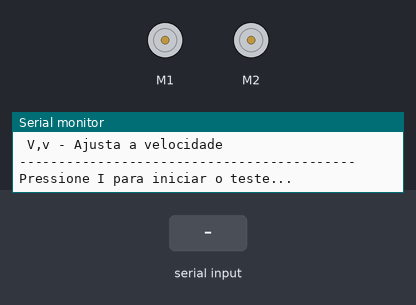
The sketch below on a simulated Arduino Uno, built with avr-gcc and run on an emulated ATmega328P. Parts: 2 × DC motor (green arrow = forward, orange = backward, longer = faster), the last lines printed to the serial monitor. The inputs (shaded band) are chosen by the test bench.

Above: at 1.5 s.
1.6 s: "i" received over Serial
At 2.3 s:
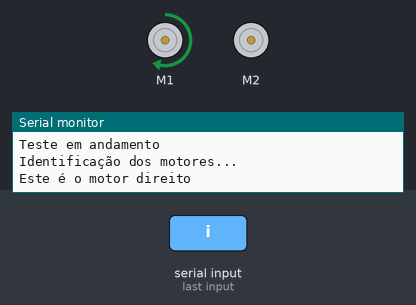
6.1 s: "s" received over Serial
At 7.63 s:
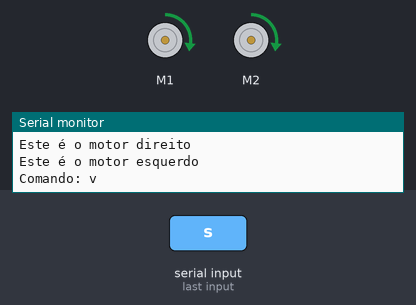
9.1 s: "i" received over Serial
At 12.7 s:
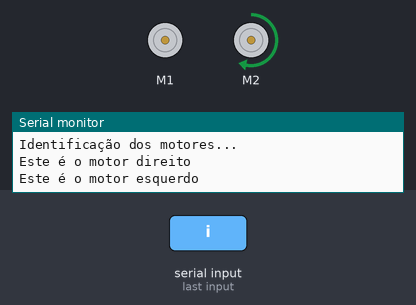
Timing chart, 0 to 16.6 s (numbered marks = the images above; inputs shaded):
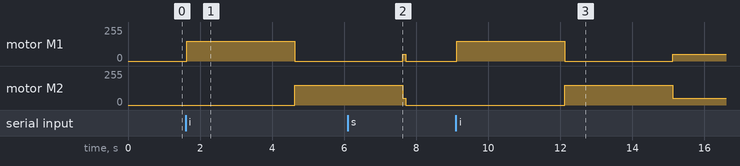

Measured:
- after the input at 1.6 s, motor M1: stopped → forward 150/255 at once, → stopped 3.0 s later; motor M2: stopped → forward 150/255 after 3.0 s
- after the input at 9.1 s, motor M1: stopped → forward 150/255 at once, → stopped 3.0 s later, → forward 50/255 3.0 s later; motor M2: stopped → forward 150/255 after 3.0 s, → forward 50/255 3.0 s later

The sketch:

SMARS_calibra_velocidade.ino
```cpp
/************************************************
Franzino Smars - Calibração velocidade
Ajusta velocidade dos motores para o SMARS andar em linha reta
Autor: Luiz C M Oliveira - 31.05.2019

Teclas:
I - Start - Inicia o teste
P - Stop - Para o teste
U - UP - Aumenta a velocidade em 1
D - DOWN - Diminiui a velocidade em 1
R - RIGHT - Seleciona Roda direita
L - LEFT - Seleciona Roda esquerda
V - velocidade - Ajusta a velocidade

Como calibrar:
 1) Identificar as rodas - Olhando de frente para o sensor ultrasonico - Esquerda (L) e Direita (D)
 2) Ligar o Arduino/Franzino no PC
 3) Carregar este programa - Ferramentas -> Porta (selecionar) Ferramentas -> Placa -> Arduino/Genuino UNO
 4) Exibir o monitor serial - Ctrl + Shift + M ou Lupa do lado superior direito da tela

 5) Iniciar o teste - teclar I - Duas rodas devem girar para frente - velocidade 50
 6) Selecionar a roda direita - teclar R
 7) Aumentar - U ou diminuir a velocidade - D - até que o carrinho ande em linha reta.
 8) Anote os valores mostrados no monitor serial - velocidade Direita e velocidade Esquerda

***************************************************************/

#include <Wire.h>
#include <AFMotor.h>  //biblioteca para controle motores - Adafruit Shield

// Seleciona porta em que os motores estão ligados M1, M2, M3 or M4. Neste caso, M1 and M2
//Adafruit_DCMotor *MotorL = AFMS.getMotor(1);//motor esquerdo M1
//Adafruit_DCMotor *MotorR = AFMS.getMotor(2);//motor direito M2

AF_DCMotor L_motor(2); // motor esquerdo M2
AF_DCMotor R_motor(1); // motor direito M1

int vd = 50; //velocidade direita
int ve = 50; //velocidade esquerda
int incr = 5;
int decr = 5;
char tecla;
int d_e = 0; //direita = 0; esquerda = 1
int teste = 0; // sem teste = 0; em teste = 1

unsigned long tempo_i = 0;
unsigned long tempo_f = 0;

String line1    ="-------------------------------------------";
String message1 =" SMARS - Franzino - Calibração velocidade";
String message2 =" Teclas:";
String message3 =" I,i - Inicia o teste";
String message4 =" S,s - Para o teste";
String message5 =" U,u - Aumenta a velocidade em 1";
String message6 =" D,d - Diminui a velocidade em 1";
String message7 =" R,r - Seleciona roda direita";
String message8 =" L,l - Seleciona roda esquerda";
String message9 =" V,v - Ajusta a velocidade";
String message10="Velocidade Direita:  ";
String message11="Velocidade Esquerda: ";
String message12="Pressione I para iniciar o teste...";
String message13="Teste em andamento";
String message14="Teste finalizado";
String message15="Identificação dos motores...";
String message16="Este é o motor direito";
String message17="Este é o motor esquerdo";

void setup() {
  Serial.begin(9600);
  while (!Serial) {
    ; // espera a conexão da porta serial.
  }
  //Instruções no monitor serial
  Serial.println(line1);
  Serial.println(message1);
  Serial.println(message2);
  Serial.println(message3);
  Serial.println(message4);
  Serial.println(message5);
  Serial.println(message6);
  Serial.println(message7);
  Serial.println(message8);
  Serial.println(message9);
  Serial.println(line1);
  Serial.println(message12);
}

void loop() {

  if (Serial.available()) {
    // read the most recent byte (which will be from 0 to 255):
    tecla = Serial.read();
  }

  if (tecla == 'i'){
      Serial.println("Comando: i");
      teste = 1;
      tecla ="";
      Serial.println(message13);
      Serial.println(message15);
      Serial.println(message16);//Motor direito

      R_motor.setSpeed(150);  // Movimento motor direito - velocidade 150
      R_motor.run(FORWARD);   // Liga para frente
      delay(3000);
      R_motor.setSpeed(vd);
      R_motor.run(RELEASE);     // Desliga

      Serial.println(message17);//Motor esquerdo
      L_motor.setSpeed(150);    // Movimento motor esquerdo - velocidade 150
      L_motor.run(FORWARD);     // Liga para frente
      delay(3000);
      L_motor.setSpeed(vd);
      L_motor.run(RELEASE);   // Desliga
  }

  if (tecla == 's'){
      Serial.println("Comando: s");
      teste = 0;
      tecla ="";
      Serial.println(message14);
      Serial.print(message10);
      Serial.println(vd);
      Serial.print(message11);
      Serial.println(ve);
       L_motor.run(RELEASE);   // Desliga motor esquerdo
       R_motor.run(RELEASE);   // Desliga motor direito
  }

  if (teste == 1){
    if (tecla == 'd'){
      Serial.println("Comando: d");
      if (d_e == 0){
        vd = vd - decr;
        if (vd <= 0){vd = 0;}//não deixa ficar negativo
        }
      else
        {
          ve = ve - decr;
          if (ve <= 0){ve = 0;}//não deixa ficar negativo
        }
      tecla ="";
  }
  if (tecla == 'u'){
      Serial.println("Comando: u");
      if (d_e == 0){
        vd = vd + incr;
        if (vd >= 250){vd = 250;}//não deixa ficar maior que 250
        }
      else
        {
          ve = ve + incr;
          if (ve >= 250){ve = 250;}//não deixa ficar maior que 250
        }
       tecla ="";
  }
  if (tecla == 'r'){
        Serial.println("Comando: r");
        d_e = 0;
      tecla ="";
  }
  if (tecla == 'l'){
      Serial.println("Comando: l");
      d_e = 1;
      tecla ="";
  }
  if (tecla == 'v'){
      Serial.println("Comando: v");
      tecla ="";
    }
  tempo_f = millis();
  if (tempo_f - tempo_i > 2000){//escreve a velocidade na tela a cada 2s
    Serial.print(message10);
    Serial.println(vd);
    Serial.print(message11);
    Serial.println(ve);
    tempo_i = tempo_f;
  }
  //Movimenta motores

  R_motor.setSpeed(vd);
  L_motor.setSpeed(ve);
  R_motor.run(FORWARD);
  L_motor.run(FORWARD);
}

}
```
